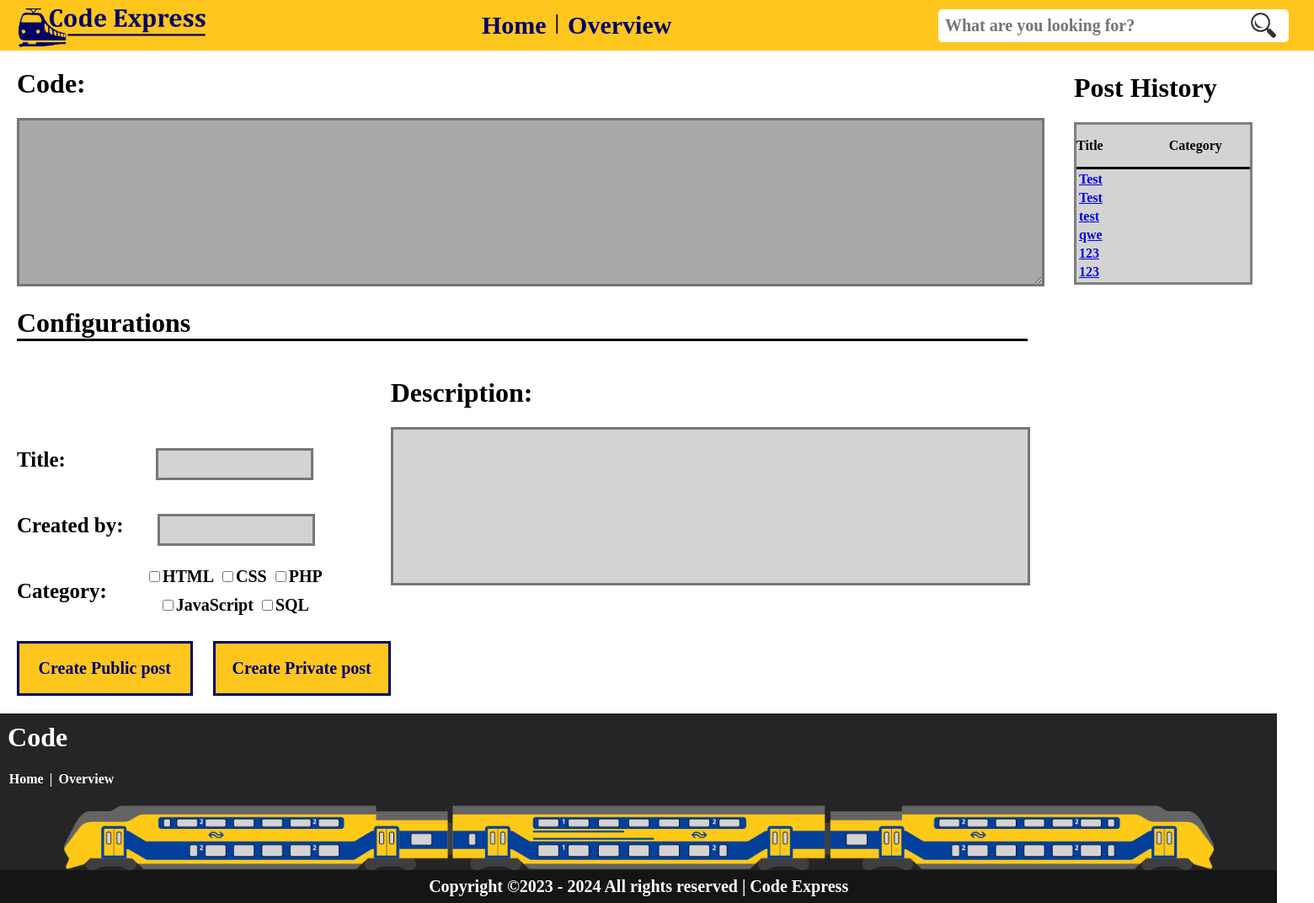
/page/index.php, run on an earlier commit of the app's database.
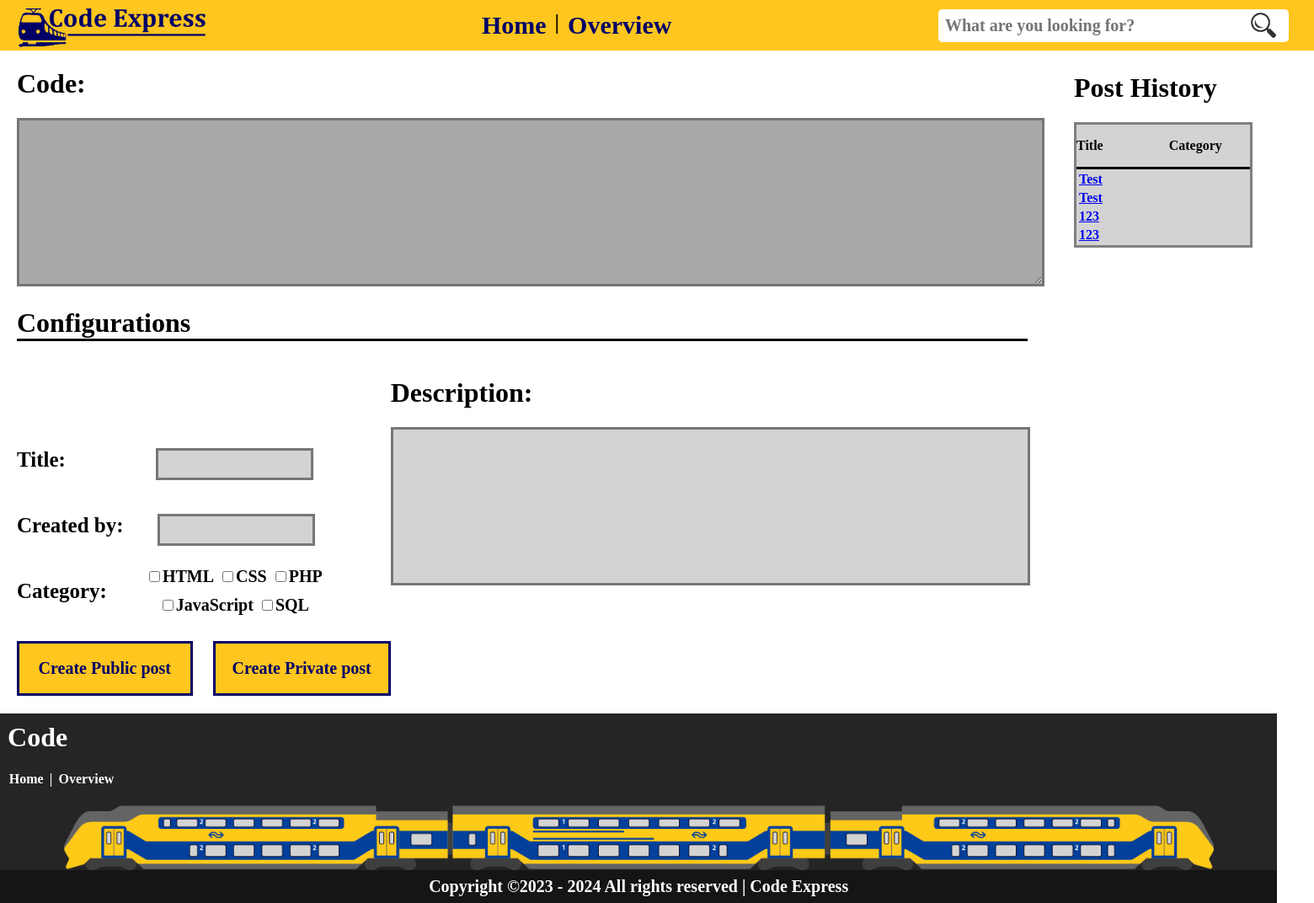
And on a later commit of the database.
### tables this page shows
CREATE TABLE `configuration` (
  `id` int(11) NOT NULL,
  `code` varchar(255) NOT NULL,
  `title` varchar(255) NOT NULL,
  `html` varchar(50) DEFAULT NULL,
  `css` varchar(50) DEFAULT NULL,
  `php` varchar(50) DEFAULT NULL,
  `javascript` varchar(50) DEFAULT NULL,
  `SQLcode` varchar(50) DEFAULT NULL,
  `date` date DEFAULT NULL,
  `description` text DEFAULT NULL,
  `creator` varchar(255) DEFAULT NULL
);

### page/index.php (the view, shortened to what this page needs)
<?php
include "../include/insert-post.php";
?>
<!DOCTYPE html>
<html>
<head>
    <link rel="stylesheet" href="https://codemirror.net/theme/dracula.css">
<link rel="stylesheet" href="https://cdnjs.cloudflare.com/ajax/libs/codemirror/5.62.0/codemirror.min.css" />
<link rel="stylesheet" href="https://cdnjs.cloudflare.com/ajax/libs/codemirror/5.62.0/theme/darcula.min.css" />
</head>
<body>
    <div class="item">
        <?php include "../include/navbar.php" ?>
    </div>
    <div class="grid-container">
        <div class="item1">
            <form method="post" action="../page/index.php">
                <h1 class="config-code">Code:</h1>
                <textarea cols="80" rows="10" id="code" type="text" name="code" mode="text/html"></textarea>
                <h1 class="config">Configurations</h1>
        </div>
        <div class="item2">
            <div class="configurations">
                <p class="config-title">Title:</p>
                <input type="text" id="title" name="title" required>
            </div>
            <div class="configurations">
                <p class="config-created">Created by:</p>
                <input type="text" id="created" name="creator">
            </div>
            <div class="category" required>
                <p class="config-category">Category:</p>
                <div id="checkboxes" required>
                    <div class="checkboxes-top" required>
                        <input type="checkbox" id="checkbox-codes" name="category[]" value="HTML">
                        <label for="HTML">HTML</label><br>
                        <input type="checkbox" id="checkbox-codes" name="category[]" value="CSS">
                        <label for="CSS">CSS</label><br>
                        <input type="checkbox" id="checkbox-codes" name="category[]" value="PHP">
                        <label for="PHP">PHP</label><br>
                    </div>
                    <div class="checkboxes-bottom">
                        <input type="checkbox" id="checkbox-codes" name="category[]" value="JavaScript">
                        <label for="JavaScript">JavaScript</label><br>
                        <input type="checkbox" id="checkbox-codes" name="category[]" value="SQL">
                        <label for="SQL">SQL</label><br>
                    </div>
                </div>
            </div>
        </div>
        <div class="item3-text">
            <h1 class="config-desc">Description:</h1></div>
            <div class="item3">
            <textarea cols="80" rows="10" id="desc" type="text" name="description">
</textarea>
        </div>
        <div class="item4">
            <div class="right-container">
                <h1>Post History</h1>
                <div class="right-container-content">
                    <div class="line">
                        <div class="flex-direction-row-height">
                            <p class="margin-righter">Title</p>
                            <p>Category</p>
                        </div>
                    </div>
                    <table>
                        <?php
                        $sql = "SELECT * FROM configuration";
                        $result = $pdo->query($sql);
                        if ($result->rowCount() > 0) {
                            while ($row = $result->fetch()) {
                                echo "<tr>";
                                echo "<td><a class='margin-right' href='../page/code.php?id=" . $row['id'] . "'>" . $row["title"] . "</a></td>";
                                echo "<td>" . $row["category"] . "</td>";
                                echo "</tr>";
                            }
                        } else {
                            echo "<tr><td colspan='2'>No results found</td></tr>";
                        }
                        ?>
                    </table>
                </div>
            </div>
        </div>
        <div class="item5">
            <input type="submit" id="submit-public" href="code.php" value="Create Public post"> <input type="submit" id="submit-private" value="Create Private post">
        </div>
        <div class="item7">
            <?php include "../include/footer.php" ?>
        </div>
</body>
</html>

What changed in the data, as far as the page shows it:
removed configuration: title "test"
removed configuration: title "qwe"
